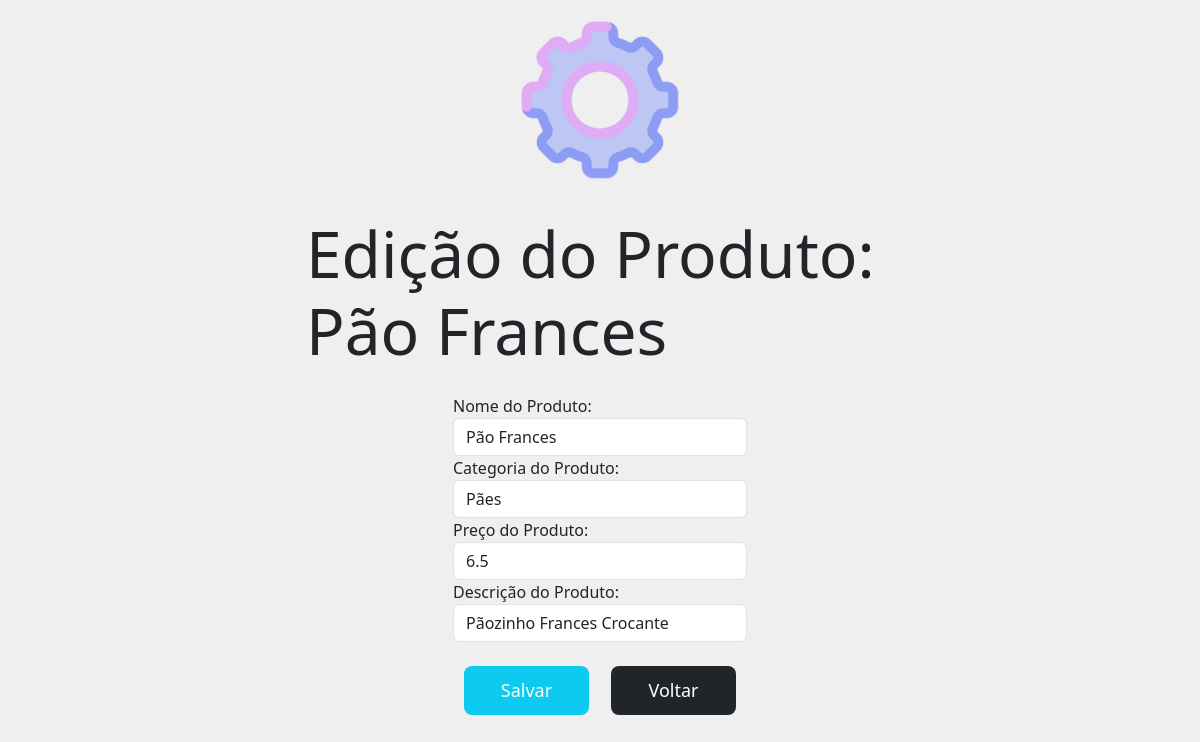
The page /editar_produto/1 on the database its author committed.
### models/modelos.py (models this page shows, shortened)
class Produtos(db.Model):
    id = db.Column(db.Integer, primary_key=True)
    nome = db.Column(db.String(60), nullable=False)
    categoria = db.Column(db.String(50), nullable=False)
    preco = db.Column(db.Integer, nullable=False)
    descricao = db.Column(db.String(60), nullable=False)

### views.py (the view)
@app.route('/editar_produto/<int:id>')
def editar_produtos(id):
    produto = Produtos.query.filter_by(id=id).first()
    return render_template('editar_produto.html',produto= produto)

### templates/editar_produto.html (shortened to what this page needs)
{% extends 'bases/base.html' %}
{% block customCSS %}
<link rel="stylesheet" href="{{ url_for('static', filename='css/style_novo_usuario_e_produto.css')}}">
{% endblock %}
{% block content %}
<div class="row">
    <div class="col-6 mx-auto">
        <div class="container__pai__logo">
            <img class="logo" src="{{ url_for('static', filename='img/editar.png')}}" id="logo" alt="">
        </div>
        <div class="container__pai__titulo">
            <h3 class="titulo__pag">Edição do Produto: {{ produto.nome }}</h3>
        </div>
            <form class="flex-lg-row mx-auto col-6" method="post" action="{{url_for('atualizar_produto', id=produto.id)}}">
                <div class="form-group">
                    <label for="">Nome do Produto:</label>
                    <input type="text" name="nome" id="nome" required class="form-control" value="{{produto.nome}}">
                </div>
                <div class="form-group">
                    <label for="">Categoria do Produto:</label>
                    <input type="text" name="categoria" id="categoria" required class="form-control" value="{{produto.categoria}}">
                </div>
                <div class="form-group">
                    <label for="">Preço do Produto:</label>
                    <input type="number" name="preco" id="preco" required class="form-control" value="{{produto.preco}}">
                </div>
                <div class="form-group">
                    <label for="">Descrição do Produto:</label>
                    <input type="text" name="descricao" id="descricao" required class="form-control" value="{{produto.descricao}}">
                </div>
                <br>
                <div class="pai__botoes d-flex justify-content-around">
                    <button type="submit" class="btn bg-info text-white btns my-2 my-sm-0  btns">Salvar</button>
                    <a class="btn bg-dark text-white my-2 my-sm-0 btns" href="{{url_for('produtos', id=produto.id)}}">Voltar</a>
                </div>
            </form>
    </div>
</div>
{% endblock %}

### static/css/style_novo_usuario_e_produto.css (style rules this page uses)
:root { --cor-principal: #efefef; --cor-secundaria: #6B6FDE; --cor-preta: #000000; --cor-goiaba: #FF6666; --cor-trigo: #FFC954; --fonte-principal: 'Montserrat', sans-serif; }
* { margin: 0; padding: 0; box-sizing: border-box; }
body { background-color: var(--cor-principal); font-size: var(--fonte-principal); }
.container__pai__logo { display: flex; justify-content: center; }
.container__pai__titulo { font-family: var(--fonte-inter); padding: 1em 0em; display: flex; justify-content: center; }
.titulo__pag { font-size: 4em; }
.logo { width: 200px; }
.pai__botoes { padding-bottom: 1.5em; }
.btns { background-color: var(--cor-goiaba); width: 125px; color: var(--cor-principal); font-size: 18px; font-weight: 500; text-align: center; text-decoration: none; border-radius: 8px; padding: 10px; border-radius: none; }

### rows shown on the page
Produtos: nome "Pão Frances", categoria "Pães", preco "6.5", descricao "Pãozinho Frances Crocante"
